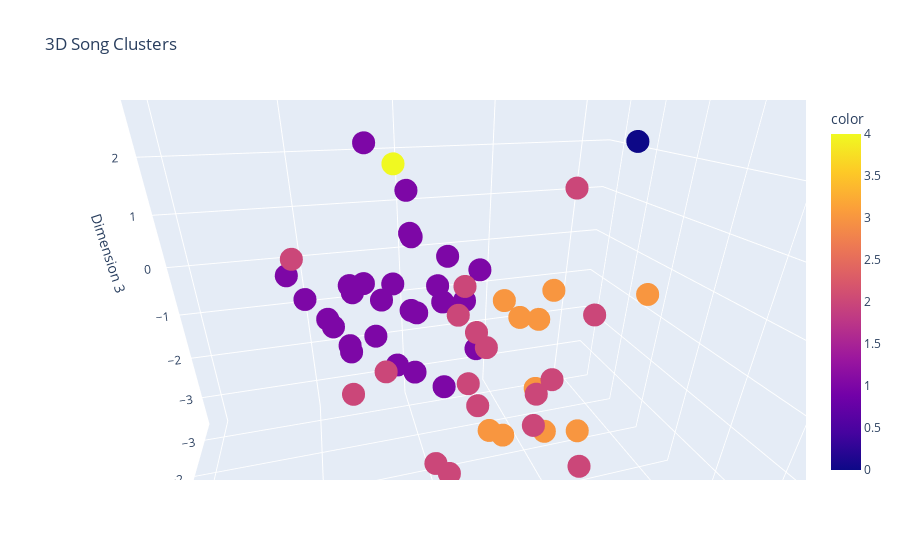

Write notebook code for a chart like this one.
### Code cell
import plotly.express as px

# Create a 3D scatter plot with hover information
fig = px.scatter_3d(
    x=reduced_features[:, 0],
    y=reduced_features[:, 1],
    z=reduced_features[:, 2],
    color=df['cluster'],  # Color by cluster
    title="3D Song Clusters",
    labels={'x': 'Dimension 1', 'y': 'Dimension 2', 'z': 'Dimension 3'},
    hover_data={'name': df['name'], 'artist': df['artist']}  # Add song name and artist to hover
)

# Show interactive plot
fig.show()

### Figure 1 — Plotly figure (JSON) as saved in the notebook; plotly's stock layout.template omitted (floating-point values rounded to 4 significant figures)
{"data": [{"customdata": [["Levitating featuring Dababy", "Dua Lipa"], ["Break My Heart", "Dua Lipa"], ["Blinding Lights", "The Weeknd"], ["Mood", "24kGoldn"], ["Say So", "Doja Cat"], ["All I Want", "Olivia Rodrigo"], ["Drivers License", "Olivia Rodrigo"], ["Back To The Streets", "Saweetie ft Jhene Aiko"], ["Friends", "Justin Bieber"], ["Life Goes On", "BTS"], ["Party Girl", "StaySolidRocky"], ["Just for a Moment - From High School Musical", "Olivia Rodrigo"], ["Positions", "Ariana Grande"], ["pov", "Ariana Grande"], ["Heat Waves", "Glass Animals"], ["Without You", "The Kid Laroi"], ["Forever After All", "Luke Combs"], ["Go Crazy", "Chris Brown"], ["Astronaut in the Ocean", "Masked Wolf"], ["34+35", "Ariana Grande"], ["What You Know Bout Love", "Pop Smoke"], ["My Ex's Best Friend", "Machine Gun Kelly"], ["Forget Me Too Featuring Halsey", "Machine Gun Kelly"], ["Therefore I am", "Billie Eilish"], ["WAP", "Cardi B"], ["Stupid Love", "Lady Gaga"], ["Best Friend", "Saweetie"], ["Dakiti", "Bad Bunny"], ["Heartbreak Anniversary", "Giveon"], ["For the Night", "Pop Smoke"], ["ROCKSTAR featuring Roddy Rich", "Dababy"], ["you broke me first", "Tate McRae"], ["Holy featuring Chance the Rapper", "Justin Bieber"], ["Body", "Megan Thee Stallion"], ["r u ok", "Tate McRae"], ["Whoopty", "CJ"], ["Heather", "Conan Gray"], ["I Hope", "Gabby Barrett"], ["death bed (coffee for your head)", "Powfu"], ["cardigan", "Taylor Swift"], ["willow", "Taylor Swift"], ["Beat Box", "SpotemGottem"], ["Laugh Now Cry Later", "Drake"], ["Toosie Slide", "Drake"], ["Time Flies", "Drake"], ["Savage Love", "Jason Derulo"], ["Mr. Right Now feautring Drake", "21 Savage"], ["Dynamite", "BTS"], ["Don't Start Now", "Dua Lipa"], ["B.S", "Jhene Aiko"], ["P*$$Y Fairy", "Jhene Aiko"], ["Sativa", "Jhene Aiko"], ["Best Friend", "Saweetie"], ["Tap In", "Saweetie"], ["Lonely (with Benny Blanco)", "Justin Bieber"], ["Anyone", "Justin Bieber"], ["Yummy", "Justin Bieber"], ["Stuck with U (with Justin Bieber)", "Ariana Grande"], ["Blueberry Eyes", "Suga of BTS"], ["SO DONE", "The Kid Laroi"], ["GO  ", "The Kid Laroi"], ["bloody valentine", "Machine Gun Kelly"]], "hovertemplate": "Dimension 1=%{x}<br>Dimension 2=%{y}<br>Dimension 3=%{z}<br>name=%{customdata[0]}<br>artist=%{customdata[1]}<br>color=%{marker.color}<extra></extra>", "legendgroup": "", "marker": {"color": [2, 2, 2, 2, 2, 1, 1, 2, 4, 2, 1, 1, 2, 1, 1, 1, 1, 1, 2, 3, 3, 2, 2, 0, 3, 2, 2, 1, 1, 3, 3, 1, 3, 3, 1, 1, 1, 1, 1, 1, 1, 3, 1, 1, 3, 1, 3, 2, 2, 1, 1, 4, 2, 3, 1, 1, 1, 1, 2, 1, 2, 2], "coloraxis": "coloraxis", "symbol": "circle"}, "mode": "markers", "name": "", "scene": "scene", "showlegend": false, "type": "scatter3d", "x": [2.145, 1.706, 1.016, 1.248, 1.26, -0.6096, -2.631, 2.054, 2.327, 1.186, -2.657, -0.1528, 1.024, -0.427, -0.7801, -0.8553, 1.352, -0.7942, 0.6738, 1.064, -1.801, 1.298, 2.272, -2.243, 0.1426, 2.258, 2.236, -1.602, -1.943, 0.3303, -0.124, -2.98, 0.04187, 0.1426, 0.3038, -0.2019, -2.058, -0.01958, -2.388, -1.313, -2.666, 0.572, -0.7232, -1.632, 0.19, -0.8091, 0.8074, 1.801, 1.901, -2.219, -1.089, 0.6354, 2.236, 0.9866, -3.336, -0.4511, -0.5954, -0.5013, 1.768, -0.8553, 1.086, 2.397], "y": [0.3936, -0.2944, -0.949, -0.083, 1.104, -1.559, -0.2983, 0.4494, -0.9635, -1.348, 0.07022, -1.293, -0.3646, -1.273, 0.8138, -0.5439, -4.11, 0.2157, 0.271, 1.178, 1.7, 0.1718, -0.5352, 4.39, 2.362, -0.3601, 0.9576, 0.3391, -1.917, 1.317, 1.242, -0.4961, 1.532, 2.362, -1.486, 0.5877, -2.168, -0.9405, -0.6927, -1.18, -0.8573, 0.7806, 0.22, 0.8481, 1.584, -0.2045, 0.4624, 0.7567, 1.093, 0.01452, -0.24, -1.656, 0.9576, 2.486, 0.1528, -0.3285, 0.2376, -1.18, -0.07959, -0.5439, -1.802, -1.302], "z": [0.3665, 1.123, 0.1133, 1.205, 2.186, 0.04068, -0.4202, -0.1204, 2.693, -0.001396, 0.5663, -0.1748, -1.46, -0.4513, 0.4932, -1.091, -3.479, 0.002943, 0.2652, -1.233, -0.6405, 0.4325, -0.3141, 2.13, -2.299, 0.7181, -0.6556, -0.08281, -0.226, 0.1273, -0.06735, -0.91, -1.316, -2.299, 0.4023, -0.5614, 0.1955, -0.0003428, 2.253, 0.2244, -0.363, -1.641, -1.582, -0.4541, 0.4835, -0.1409, -1.272, 0.2328, 1.035, 0.6421, -0.2335, 4.204, -0.6556, 0.6733, 1.222, -0.9975, 0.843, 0.4681, 0.02739, -1.091, 1.625, -0.7617]}], "layout": {"autosize": true, "coloraxis": {"colorbar": {"title": {"text": "color"}}, "colorscale": [[0, "#0d0887"], [0.1111, "#46039f"], [0.2222, "#7201a8"], [0.3333, "#9c179e"], [0.4444, "#bd3786"], [0.5556, "#d8576b"], [0.6667, "#ed7953"], [0.7778, "#fb9f3a"], [0.8889, "#fdca26"], [1, "#f0f921"]]}, "legend": {"tracegroupgap": 0}, "scene": {"aspectmode": "auto", "aspectratio": {"x": 0.7954, "y": 1.179, "z": 1.066}, "camera": {"center": {"x": 0, "y": 0, "z": 0}, "eye": {"x": 0.7767, "y": -0.2085, "z": 0.3738}, "projection": {"type": "perspective"}, "up": {"x": 0, "y": 0, "z": 1}}, "domain": {"x": [0, 1], "y": [0, 1]}, "xaxis": {"title": {"text": "Dimension 1"}, "type": "linear"}, "yaxis": {"title": {"text": "Dimension 2"}, "type": "linear"}, "zaxis": {"title": {"text": "Dimension 3"}, "type": "linear"}}, "title": {"text": "3D Song Clusters"}}}
